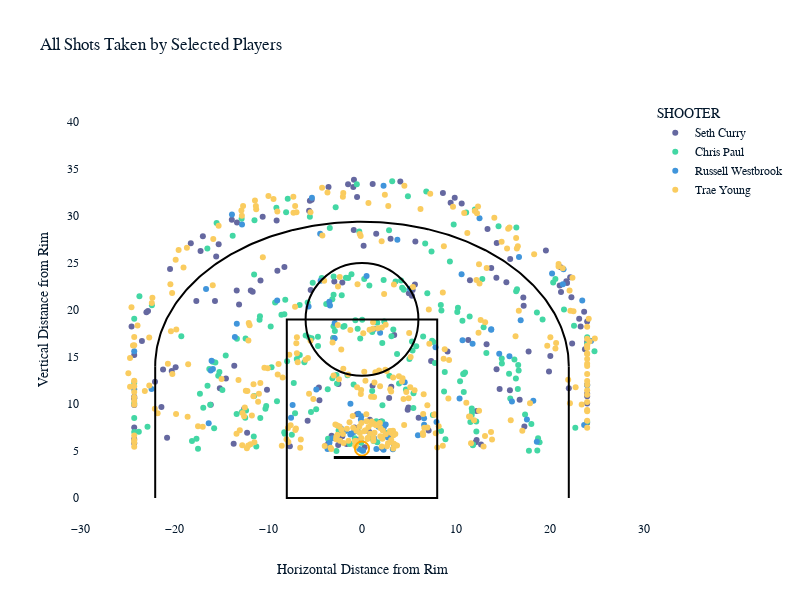

Notebook cell for this chart:
### Markdown cell above
# Shots taken during the NBA 2021 Playoffs:

### Code cell
# Create the base scatter plot with all shots taken
fig1 = px.scatter(df, x='X', y='Y', color='SHOOTER', title='All Shots Taken by Selected Players')

# Update layout to match the court dimensions
fig1.update_layout(
    xaxis_title='Horizontal Distance from Rim',
    yaxis_title='Vertical Distance from Rim',
    width=800,
    height=600,
    xaxis=dict(range=[-30, 30], showgrid=False, zeroline=False, title_standoff=30),
    yaxis=dict(range=[0, 40], showgrid=False, zeroline=False),
    plot_bgcolor='white',
    shapes=[
        dict(type="circle", xref="x", yref="y", x0=-0.75, y0=4.5, x1=0.75, y1=6, line=dict(color="orange")),  # Hoop
        dict(type="line", xref="x", yref="y", x0=-3, y0=4.3, x1=3, y1=4.3, line=dict(color="black", width=3)),  # Backboard
        dict(type="rect", xref="x", yref="y", x0=-8, y0=0, x1=8, y1=19, line=dict(color="black")),  # Paint (key)
        dict(type="circle", xref="x", yref="y", x0=-6, y0=13, x1=6, y1=25, line=dict(color="black")),  # Free throw circle
        dict(type="path", path="M -4 5.25 A 4 4 0 0 1 4 5.25", line=dict(color="black")),  # Restricted area arc
        dict(type="path", xref="x", yref="y", path="M -22 5.25 A 23.75 23.75 0 0 1 22 5.25", line=dict(color="black", width=2)),  # 3PT arc
        dict(type="line", x0=-22, y0=0, x1=-22, y1=14, line=dict(color="black")),  # Left corner 3 line
        dict(type="line", x0=22, y0=0, x1=22, y1=14, line=dict(color="black"))  # Right corner 3 line
    ]
)

# Lock aspect ratio so circles don’t become ovals
fig1.update_yaxes(scaleanchor="x", scaleratio=1)

# Add 3-point arc
theta = np.linspace(0, np.pi, 200)
radius = 22
x_arc = radius * np.cos(theta)
y_arc = (radius * 0.7) * np.sin(theta) + 14 

fig1.add_scatter(
    x=x_arc,
    y=y_arc,
    mode='lines',
    line=dict(color='black', width=2),
    showlegend=False
)

fig1.show()

### Figure 1 — Plotly figure (JSON) as saved in the notebook; plotly's stock layout.template omitted (floating-point values rounded to 4 significant figures; data arrays with more than 128 entries replaced by an {"elided": "..."} marker saying what was removed)
{"data": [{"hovertemplate": "SHOOTER=Seth Curry<br>X=%{x}<br>Y=%{y}<extra></extra>", "legendgroup": "Seth Curry", "marker": {"color": "#6568a0", "symbol": "circle"}, "mode": "markers", "name": "Seth Curry", "orientation": "v", "showlegend": true, "x": {"elided": "147 float values"}, "xaxis": "x", "y": {"elided": "147 float values"}, "yaxis": "y", "type": "scatter"}, {"hovertemplate": "SHOOTER=Chris Paul<br>X=%{x}<br>Y=%{y}<extra></extra>", "legendgroup": "Chris Paul", "marker": {"color": "#43d7a4", "symbol": "circle"}, "mode": "markers", "name": "Chris Paul", "orientation": "v", "showlegend": true, "x": {"elided": "216 float values"}, "xaxis": "x", "y": {"elided": "216 float values"}, "yaxis": "y", "type": "scatter"}, {"hovertemplate": "SHOOTER=Russell Westbrook<br>X=%{x}<br>Y=%{y}<extra></extra>", "legendgroup": "Russell Westbrook", "marker": {"color": "#4095db", "symbol": "circle"}, "mode": "markers", "name": "Russell Westbrook", "orientation": "v", "showlegend": true, "x": [-0.2992, 1.764, 3.282, -0.3582, 2.519, -0.1167, -2.225, -1.199, -0.3817, -0.866, 2.726, 1.531, 0.1195, 2.314, -1.133, -3.669, 1.292, -1.762, -1.24, 2.296, -3.131, 3.386, 2.253, -3.463, -0.06582, 7.926, -1.23, 5.951, -7.549, -4.86, 6.612, 4.541, 6.605, -7.383, 10.38, -2.907, 1.337, 7.821, -2.91, 1.926, 10.69, 15.68, 13.74, -5.686, 18.22, 15.95, -15.86, 17.54, -16.31, 11.76, 18.6, -16.09, -4.405, -9.021, -16.0, 14.6, -13.52, -13.32, -3.406, 0.486, 5.099, 13.75, -3.477, 10.6, -4.449, 23.63, -22.39, 16.88, -16.59, 3.762, -13.83, -24.23, -24.23, 21.37, 23.43, 23.95, 24.36, -5.326, 20.22, 12.5, 16.7, 21.44, 2.292, -12.76], "xaxis": "x", "y": [5.221, 7.578, 5.185, 6.189, 7.825, 8.34, 7.406, 6.824, 8.955, 7.029, 6.473, 5.209, 5.019, 7.539, 6.844, 5.217, 6.354, 7.129, 6.75, 5.134, 6.359, 5.713, 7.197, 5.865, 8.704, 8.072, 10.03, 6.662, 8.537, 11.54, 7.783, 12.32, 8.472, 9.905, 10.58, 18.62, 18.01, 16.03, 16.99, 17.59, 16.78, 15.07, 17.91, 20.36, 10.35, 10.27, 13.73, 8.346, 7.943, 16.42, 5.993, 13.56, 23.11, 21.01, 14.61, 15.36, 17.13, 18.54, 20.48, 23.62, 22.26, 17.94, 20.88, 23.82, 28.11, 7.765, 11.6, 18.92, 22.23, 27.47, 30.17, 11.57, 15.6, 22.75, 21.0, 11.98, 16.7, 31.95, 23.88, 29.77, 25.65, 24.35, 33.23, 29.11], "yaxis": "y", "type": "scatter"}, {"hovertemplate": "SHOOTER=Trae Young<br>X=%{x}<br>Y=%{y}<extra></extra>", "legendgroup": "Trae Young", "marker": {"color": "#facc5f", "symbol": "circle"}, "mode": "markers", "name": "Trae Young", "orientation": "v", "showlegend": true, "x": {"elided": "329 float values"}, "xaxis": "x", "y": {"elided": "329 float values"}, "yaxis": "y", "type": "scatter"}, {"line": {"color": "black", "width": 2}, "mode": "lines", "showlegend": false, "x": {"elided": "200 float values"}, "y": {"elided": "200 float values"}, "type": "scatter"}], "layout": {"xaxis": {"anchor": "y", "domain": [0, 1], "title": {"text": "Horizontal Distance from Rim", "standoff": 30}, "range": [-30, 30], "showgrid": false, "zeroline": false}, "yaxis": {"anchor": "x", "domain": [0, 1], "title": {"text": "Vertical Distance from Rim"}, "range": [0, 40], "showgrid": false, "zeroline": false, "scaleanchor": "x", "scaleratio": 1}, "legend": {"title": {"text": "SHOOTER"}, "tracegroupgap": 0}, "title": {"text": "All Shots Taken by Selected Players"}, "width": 800, "height": 600, "plot_bgcolor": "white", "shapes": [{"line": {"color": "orange"}, "type": "circle", "x0": -0.75, "x1": 0.75, "xref": "x", "y0": 4.5, "y1": 6, "yref": "y"}, {"line": {"color": "black", "width": 3}, "type": "line", "x0": -3, "x1": 3, "xref": "x", "y0": 4.3, "y1": 4.3, "yref": "y"}, {"line": {"color": "black"}, "type": "rect", "x0": -8, "x1": 8, "xref": "x", "y0": 0, "y1": 19, "yref": "y"}, {"line": {"color": "black"}, "type": "circle", "x0": -6, "x1": 6, "xref": "x", "y0": 13, "y1": 25, "yref": "y"}, {"line": {"color": "black"}, "path": "M -4 5.25 A 4 4 0 0 1 4 5.25", "type": "path"}, {"line": {"color": "black", "width": 2}, "path": "M -22 5.25 A 23.75 23.75 0 0 1 22 5.25", "type": "path", "xref": "x", "yref": "y"}, {"line": {"color": "black"}, "type": "line", "x0": -22, "x1": -22, "y0": 0, "y1": 14}, {"line": {"color": "black"}, "type": "line", "x0": 22, "x1": 22, "y0": 0, "y1": 14}]}}
